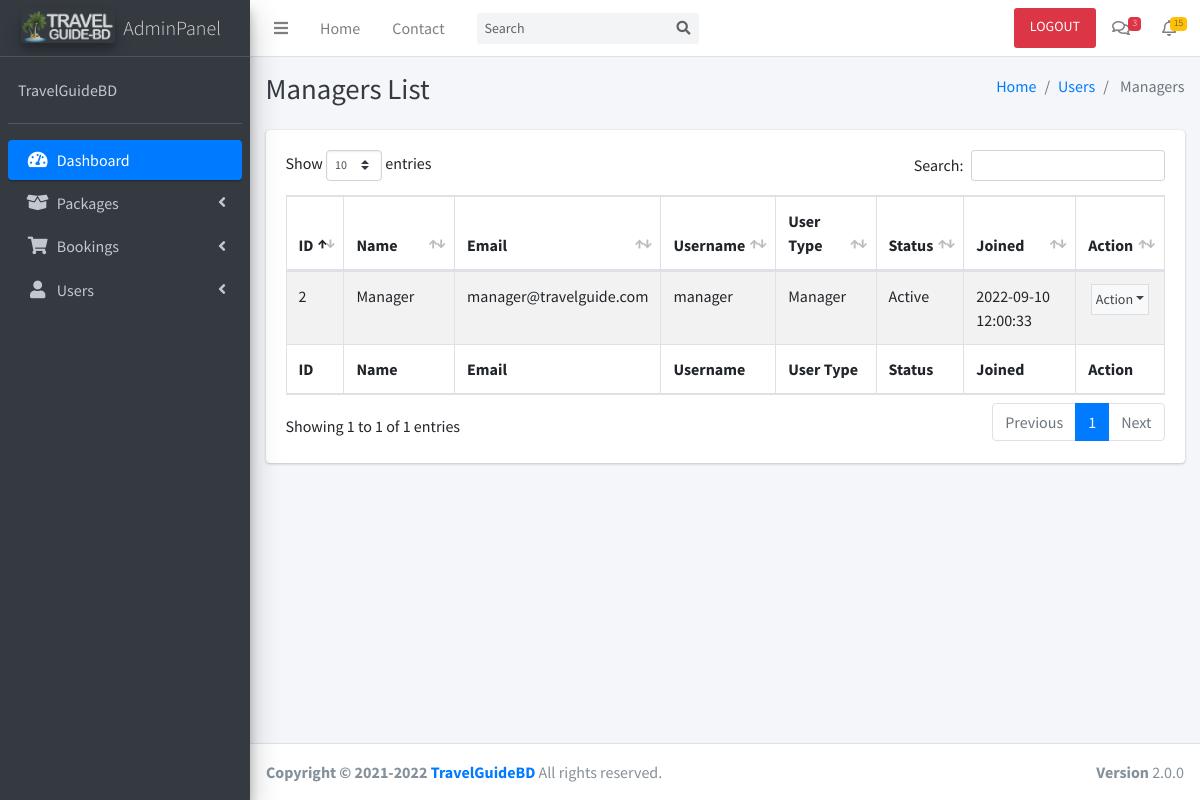
Screenshot of /managing/users.php?type=manager (signed in) with the database file from the repository.
### tables this page shows
CREATE TABLE `users` (
  `id` mediumint(7) UNSIGNED NOT NULL,
  `name` varchar(50) NOT NULL,
  `email` varchar(50) NOT NULL,
  `username` varchar(20) NOT NULL,
  `password` varchar(40) NOT NULL,
  `user_type` tinyint(1) NOT NULL DEFAULT 3,
  `status` varchar(10) NOT NULL DEFAULT 'Pending',
  `joined` datetime NOT NULL DEFAULT current_timestamp()
);

CREATE TABLE `user_type` (
  `user_type_code` tinyint(1) NOT NULL,
  `user_type_name` text NOT NULL
);

### managing/users.php (the view, shortened to what this page needs)
<?php include "../includes/dbcon.php" ?>
<!DOCTYPE html>
<html lang="en">
<head>
  <link rel="stylesheet" href="plugins/fontawesome-free/css/all.min.css">
  <link rel="stylesheet" href="plugins/overlayScrollbars/css/OverlayScrollbars.min.css">
  <link rel="stylesheet" href="plugins/datatables-bs4/css/dataTables.bootstrap4.min.css">
  <link rel="stylesheet" href="plugins/datatables-responsive/css/responsive.bootstrap4.min.css">
  <link rel="stylesheet" href="dist/css/adminlte.min.css">
</head>
<body class="hold-transition sidebar-mini layout-fixed layout-navbar-fixed layout-footer-fixed">
  <div class="wrapper">
    <?php include("includes/topbar.php"); ?>
    <?php include("includes/left_sidebar.php"); ?>
    <div class="content-wrapper">
      <div class="content-header">
        <div class="container-fluid">
          <div class="row mb-2">
            <div class="col-sm-6">
              <h1 class="m-0 text-dark">
                <?php
                if (isset($_GET['type']) && $_GET['type'] == "manager") echo "Managers List";
                ?>
              </h1>
            </div>
            <div class="col-sm-6">
              <ol class="breadcrumb float-sm-right">
                <li class="breadcrumb-item"><a href="index.php">Home</a></li>
                <li class="breadcrumb-item"><a href="users.php">Users</a></li>
                <li class="breadcrumb-item active">
                  <?php
                  if (isset($_GET['type']) && $_GET['type'] == "manager") echo "Managers";
                  ?>
                </li>
              </ol>
            </div>
          </div>
        </div>
      </div>
      <section class="content">
        <div class="container-fluid">
          <div class="row">
            <div class="col-12">
              <div class="card">
                <div class="card-body">
                  <table id="example1" class="table table-bordered table-striped">
                    <colgroup>
                      <col width="5%">
                      <col width="18%">
                      <col width="17%">
                      <col width="10%">
                      <col width="15%">
                      <col width="8%">
                      <col width="17%">
                      <col width="10%">
                    </colgroup>
                    <thead>
                      <tr>
                        <th>ID</th>
                        <th>Name</th>
                        <th>Email</th>
                        <th>Username</th>
                        <th>User Type</th>
                        <th>Status</th>
                        <th>Joined</th>
                        <th>Action</th>
                      </tr>
                    </thead>
                    <tbody>
                      <?php
                      $sql = "SELECT * FROM users, user_type WHERE user_type!=1 AND user_type=user_type_code";
                      $result = $dbcon->query($sql);
                      while ($row = $result->fetch_assoc()) {
                        if(isset($_GET['type'])) if ($_GET['type'] == "manager" && $row['user_type_name'] != "Manager") continue;
                      ?>
                        <tr>
                          <td><?php echo $row['id'] ?></td>
                          <td><?php echo $row['name'] ?></td>
                          <td><?php echo $row['email'] ?></td>
                          <td><?php echo $row['username'] ?></td>
                          <td><?php echo $row['user_type_name'] ?></td>
                          <td><?php echo $row['status'] ?></td>
                          <td><?php echo $row['joined'] ?></td>
                          <td align="center">
                            <button type="button" class="btn btn-flat p-1 btn-default btn-sm dropdown-toggle dropdown-icon" data-toggle="dropdown">
                              Action
                            </button>
                          </td>
                        </tr>
                      <?php
                      }
                      ?>
                    </tbody>
                    <tfoot>
                      <tr>
                        <th>ID</th>
                        <th>Name</th>
                        <th>Email</th>
                        <th>Username</th>
                        <th>User Type</th>
                        <th>Status</th>
                        <th>Joined</th>
                        <th>Action</th>
                      </tr>
                    </tfoot>
                  </table>
                </div>
              </div>
            </div>
          </div>
        </div>
      </section>
    </div>
    <?php include("includes/footer.php") ?>
  </div>
</body>
</html>

### rows the page displays
users: id "2", name "Manager", email "manager@travelguide.com", username "manager", user_type.user_type_name "Manager", status "Active", joined "2022-09-10 12:00:33"
